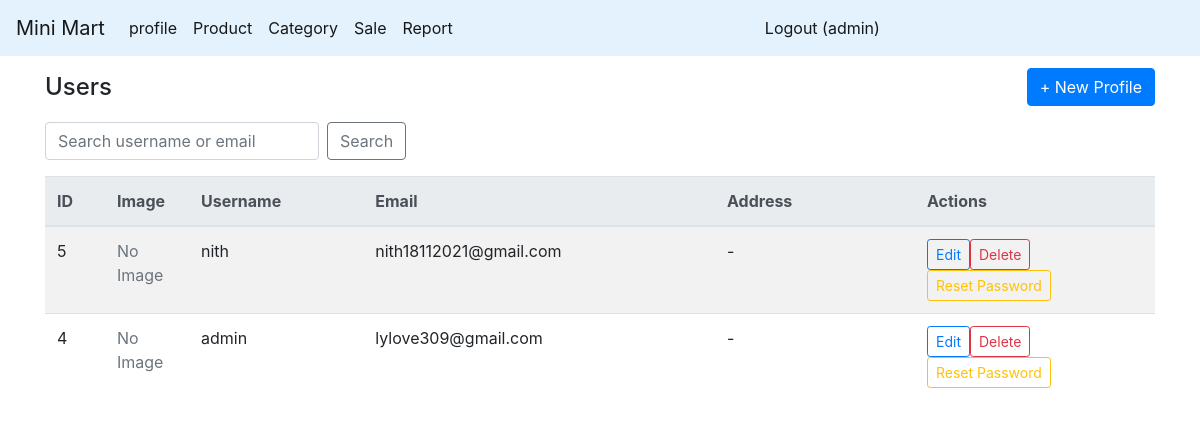
Page /profile (signed in) on the committed database.
### app.py (models this page shows)
class User(db.Model):
    id = db.Column(db.Integer, primary_key=True)
    username = db.Column(db.String(80), unique=True, nullable=False)
    password = db.Column(db.String(120), nullable=False)
    email = db.Column(db.String(120), unique=True, nullable=False)
    address = db.Column(db.String(200), nullable=True)
    user_image = db.Column(db.String(200), nullable=True)

### route/profile.py (the view)
@app.route('/profile')
@jwt_required()
def profile():
    check=ensure_user_exists()
    if check:
        return check
    user = get_jwt_identity()
    search = request.args.get('q', '').strip()
    if search:
        sql = """
            SELECT *
            FROM user
            WHERE LOWER(username) LIKE LOWER(:search)
            ORDER BY id DESC
        """
        params = {'search': f"%{search}%"}
    else:
        sql = "SELECT * FROM user ORDER BY id DESC"
        params = {}
    profile_data = db.session.execute(text(sql), params).fetchall()
    profile = []
    for row in profile_data:
        prof = {
            'user_id': row[0],
            'username': row[1],
            'password': row[2],
            'email': row[3],
            'address': row[4],
            'user_image': row[5]
        }
        profile.append(prof)
    return render_template('profile/profile.html', profile=profile, user=user, q=search)

### app.py (called while the page is built)
@jwt.token_in_blocklist_loader
def check_if_token_revoked(jwt_header, jwt_payload):
    jti = jwt_payload["jti"]
    token = TokenBlocklist.query.filter_by(jti=jti).first()
    return token is not None

def ensure_user_exists():
    username = get_jwt_identity()
    sql = text("SELECT id FROM user WHERE username = :username")
    user = db.session.execute(sql, {"username": username}).fetchone()
    if not user:
        flash("Your account has been removed. Please log in again.", "danger")
        resp = redirect(url_for("login_page"))
        unset_jwt_cookies(resp)
        return resp
    return None

@app.before_request
@jwt_required(optional=True)
def auto_logout_deleted_user():
    if request.endpoint in ('login_page', 'do_login', 'static'):
        return
    username = get_jwt_identity()
    if not username:
        return
    sql = text("SELECT id FROM user WHERE username = :username")
    user = db.session.execute(sql, {"username": username}).fetchone()
    if not user:
        resp = redirect(url_for("login_page"))
        unset_jwt_cookies(resp)
        flash("Your account was deleted. Please contact admin.", "warning")
        return resp

### templates/profile/profile.html (shortened to what this page needs)
{% extends "master.html" %}
{% block main_content %}
    <div class="container">
        <div class="d-flex align-items-center justify-content-between mb-3" style="padding-top: 12px">
            <h4 class="mb-0">Users</h4>
            <a href="{{ url_for('add_profile_form') }}" class="btn btn-primary">+ New Profile</a>
        </div>
        <form class="form-inline mb-3" method="get" action="{{ url_for('profile') }}">
            <input name="q" class="form-control mr-2" placeholder="Search username or email" value="{{ q or '' }}">
            <button class="btn btn-outline-secondary">Search</button>
        </form>
        <div class="table-responsive">
            <table class="table table-striped table-hover align-middle">
                <thead class="thead-light">
                <tr>
                    <th style="width:60px">ID</th>
                    <th style="width:84px">Image</th>
                    <th>Username</th>
                    <th>Email</th>
                    <th style="width:200px">Address</th>
                    <th style="width:240px">Actions</th>
                </tr>
                </thead>
                <tbody>
                {% for u in profile %}
                    <tr>
                        <td>{{ u.user_id }}</td>
                        <td>
                            {% if u.user_image %}
                                <img src="{{ url_for('static', filename='image/user_image/' ~ u.user_image) }}"
                                     style="width:72px;height:48px;object-fit:contain;background:#fff;border:1px solid #eee;border-radius:6px;padding:4px;">
                            {% else %}
                                <span class="text-muted">No Image</span>
                            {% endif %}
                        </td>
                        <td>{{ u.username }}</td>
                        <td>{{ u.email }}</td>
                        <td>{{ u.address or '-' }}</td>
                        <td>
                            <a href="{{ url_for('edit_profile_form', user_id=u.user_id) }}"
                               class="btn btn-sm btn-outline-primary">Edit</a>
                            <button class="btn btn-sm btn-outline-danger"
                                    @click="confirmDelete({{ u.user_id }}, '{{ u.username }}')">
                                Delete
                            </button>
                            <button class="btn btn-sm btn-outline-warning"
                                    @click="resetPassword({{ u.user_id }}, '{{ u.username }}')">
                                Reset Password
                            </button>
                        </td>
                    </tr>
                {% else %}
                    <tr>
                        <td colspan="6" class="text-center text-muted py-4">No users found.</td>
                    </tr>
                {% endfor %}
                </tbody>
            </table>
        </div>
    </div>
{% endblock %}

### templates/master.html (shortened to what this page needs)
<!DOCTYPE html>
<html lang="en">
<head>
    {% include "style.html" %}
</head>
<body>
<div id="app">
    <div class="container-fluid p-0 m-0">
        <nav class="navbar navbar-expand-lg navbar-light" style="background-color: #e3f2fd;">
            <a class="navbar-brand" href="/">Mini Mart</a>
            <div class="collapse navbar-collapse" id="navbarSupportedContent">
                <ul class="navbar-nav mr-auto">
                    <li class="nav-item active"><a class="nav-link" href="/profile">profile</a></li>
                    <li class="nav-item active"><a class="nav-link" href="/product_list">Product</a></li>
                    <li class="nav-item active"><a class="nav-link" href="/category_list">Category</a></li>
                    <li class="nav-item active"><a class="nav-link" href="/sales_form">Sale</a></li>
                    <li class="nav-item active"><a class="nav-link" href="/report">Report</a></li>
                </ul>
                <ul class="navbar-nav mr-auto">
                    {% if user %}
                        <li class="nav-item active"><a class="nav-link" href="/logout">Logout ({{ user }})</a></li>
                    {% else %}
                        <li class="nav-item active"><a class="nav-link" href="/login">Login</a></li>
                    {% endif %}
                </ul>
            </div>
        </nav>
    </div>
    {% block main_content %}{% endblock %}
</div>
</body>
</html>

### rows in the picture
User: username "admin", user_id "4", email "lylove309@gmail.com", address "-"
User: user_id "5", username "nith", email "nith18112021@gmail.com", address "-"
